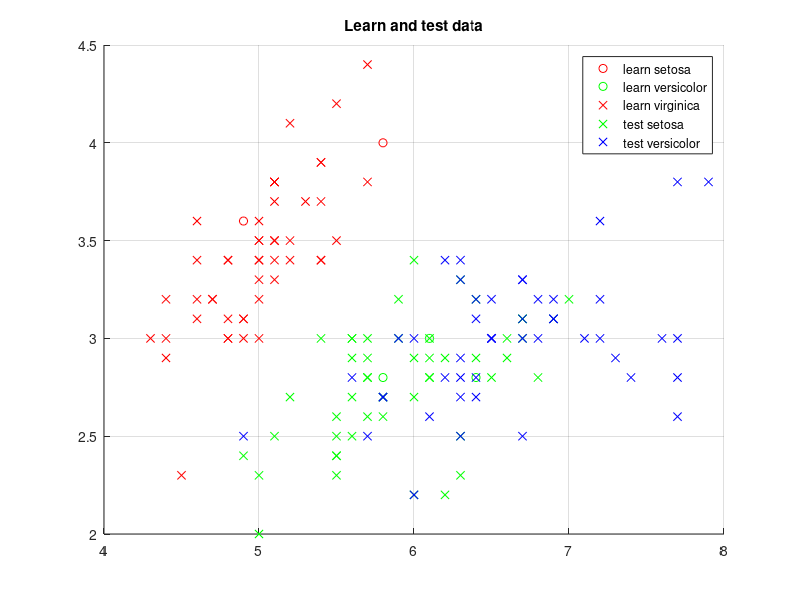
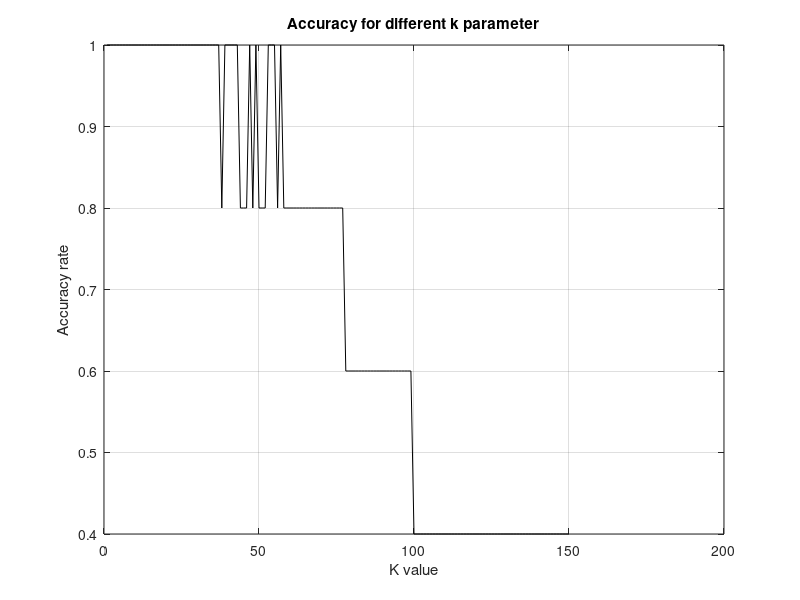

Reproduce these figures in MATLAB, in order. (Note: this script raises an error after producing the figures.)
%% Uczenie maszynowe AiR, 2018
%%
%% Cwiczenie: K-najblizszych sasiadow
% Cel: Wykorzystanie wbudowanych funkcji do klasyfikacji danych przy pomocy
% algorytmu k-nn

%%%%%%%%%%%%%%%%%%%%%%%%%%%%%%%%%%%%%%%%%%%%%%%%%%
% K-nearest
%%%%%%%%%%%%%%%%%%%%%%%%%%%%%%%%%%%%%%%%%%%%%%%%%%

%Prosze pobrac dane
clear all; close all; clc;
%Fisher's 1936 iris data
load fisheriris.mat
% Prosze zapoznac sie ze zbiorem danych -> zmienna Description w Workspace

%Prosze uzywac funkcji fitcknn(), funkcja knnclassify() zostanie w
%przyszlosci callkowicie wycofana

%Zadania

% Zaprojektuj klasyfikator typu k najblizszych sasiadow (k-NN) do
% rozpoznawania kwiatow irysa lub rodzaju arytmii.

% Zadanie 1

% Podziel zbior danych na uczacy i testowy. Losowo wybierz 5 danych do
%zbioru testowego
w = randi([1 150], 1, 5);
test = species(w,:);
test_meas = meas(w,:);
learn = species;
learn_meas = meas;
learn(w,:) = [];
learn_meas(w,:) = [];

% Zadanie 2
% Narysuj dane uczace oraz testowe
% wybrac 2 paramentry
%FIXME
figure(1);
hold on; grid on;
title('Learn and test data');
xlabel('Sepal length'); ylabel('Sepal width');
gscatter(test_meas(:,1), test_meas(:,2), test, 'rgb', 'o');
gscatter(learn_meas(:,1),learn_meas(:,2),learn, 'rgb', 'x');
legend('learn setosa','learn versicolor', 'learn virginica','test setosa',...
'test versicolor','test virginica','Location','best');
hold off;
% Zadanie 3
% Znajdz 5 punktow najblizszych punktowi badanemu (pierwszy ze zbioru testowego)
% Skorzystaj z funkcji knnsearch()

k = 5;
[eIdx,eD] = knnsearch(learn_meas(:,1:2),test_meas(:,1:2),'K',k,'distance','euclidean');
[mIdx,mD] = knnsearch(learn_meas(:,1:2),test_meas(:,1:2),'K',k,'distance','minkowski');

% Narysuj te punkty na wykresie

num = eIdx(:,1);
learn_meas(num,:);
figure(2)
gscatter(learn_meas(:,1),learn_meas(:,2),learn);
line(test_meas(:,1),test_meas(:,2),'Marker','x','Color','k',...
   'Markersize',10,'Linewidth',2,'Linestyle','none');
line(learn_meas(eIdx,1),learn_meas(eIdx,2),'Color',[.5 .5 .5],'Marker','o',...
   'Linestyle','none','Markersize',10);
line(learn_meas(mIdx,1),learn_meas(mIdx,2),'Color',[.5 .5 .5],'Marker','p',...
   'Linestyle','none','Markersize',10);
legend('setosa','versicolor','virginica','query point',...
'minkowski','chebychev','Location','best');


% Zadanie 4
%Ustal gatunki sasiadow. Skorzystaj z funckji tabulate()

for i=1:size(test)
    disp(['Results for ',num2str(i),' test']);
    tabulate(learn(eIdx(i,:)));
end

% Zadanie 5
% Wykorzystujac funkcj? fitcknn() stworz klasyfikator dla k=4

k=4;
Mdl = fitcknn(learn_meas, learn, 'NumNeighbors', k, 'Standardize', 1);

%Zadanie 6
%Sklasyfikuj dane ze zbioru testowego, funkcja predict()

predict(Mdl, test_meas);

%Zadanie 7
% Znajdz optymalna wartosc liczby najblizszych sasiadow k, np. for:
%Przydatne funckje: crossvalind(), fitcknn()
%Dokladnosc klasyfikatora: ACC

k = 150;
ACC = zeros(1,k);
for i=1:k
    knn = fitcknn(meas,species,'NumNeighbors',i);
    class = predict(knn, test_meas);
    pos_rec = cellfun(@strcmp, test, class);
    ACC(i) = sum(pos_rec)/size(pos_rec,1);
end
%Narysuj wykres zaleznosci dokladnosci klasyfikatora (ACC) od wartosci k.
 x = 1:k;
 plot(x, ACC, 'k'); grid on;
 xlabel('K value'); ylabel('Accuracy rate');
 title('Accuracy for different k parameter');

%Wybierz optymalna wartosc k
%FIXME

%Zadanie 8
% Przedstaw na wykresie granice klas
opt_k = k(ACC(k)==1);
%Stworz klasyfikator kNN dla 2 wybranych parametrow:
two_params = [1,2];
knn = fitcknn(learn_meas(:,two_params),learn,'NumNeighbors',opt_k);
X = learn_meas(:,two_params);
%Dane testowe- przestrzen (X- parametry)(odkomentuj:)
x1_range = min(X(:,1)):.01:max(X(:,1));
x2_range = min(X(:,2)):.01:max(X(:,2));
[xx1, xx2] = meshgrid(x1_range,x2_range);
XGrid = [xx1(:) xx2(:)];

% Sklasyfikuj dane ze zbioru testowego

p = predict(knn, XGrid);

% Narysuj wykres (gscatter())

figure(); grid on;
gscatter(XGrid(:, 1), XGrid(:, 2), p);
xlabel('Sepal length'); ylabel('Sepal width');
title('Limits of classes for every species');


% DODATKOWO
%Prosze zapoznac sie z parametrami funkcji fitcknn() : metryki
%odleglosci(distance metrics), wagi (Distance Weights) ect.





